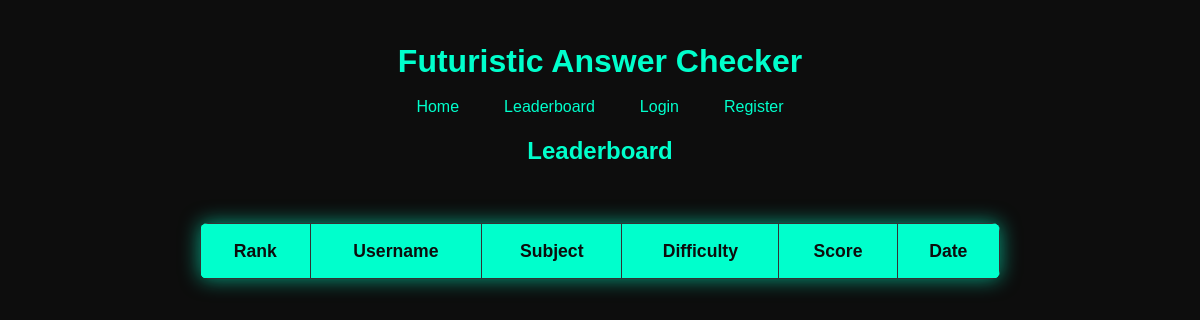
The app's page /leaderboard, older data.
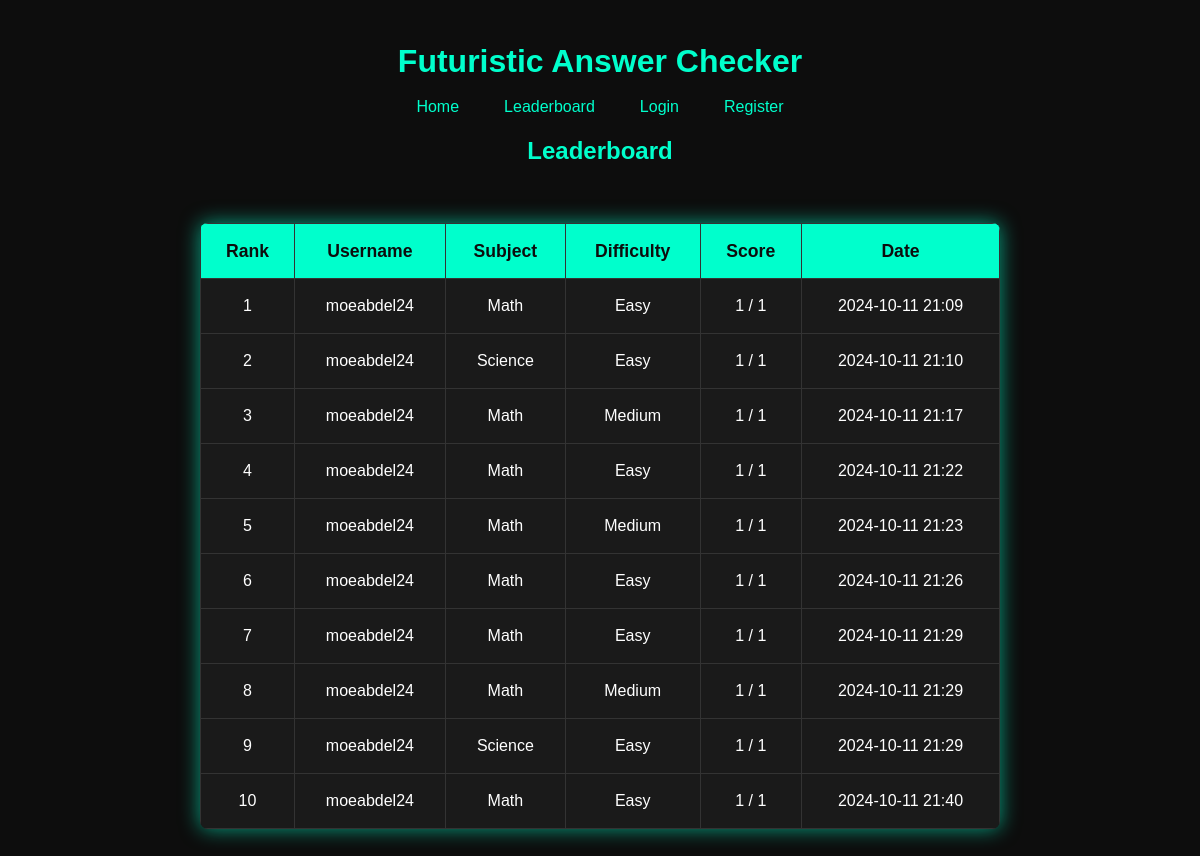
The same page, newer data.
### models.py (models this page shows)
class QuizSession(db.Model):
    id = db.Column(db.Integer, primary_key=True)
    user_id = db.Column(db.Integer, db.ForeignKey('user.id'), nullable=False)
    subject = db.Column(db.String(50), nullable=False)
    difficulty = db.Column(db.String(10), nullable=False)
    score = db.Column(db.Integer)
    total_questions = db.Column(db.Integer)
    timestamp = db.Column(db.DateTime)

class User(db.Model):
    id = db.Column(db.Integer, primary_key=True)
    username = db.Column(db.String(50), unique=True, nullable=False)
    password = db.Column(db.String(200), nullable=False)
    quizzes = db.relationship('QuizSession', backref='user', lazy=True)

### app.py (the view)
@app.route('/leaderboard')
def leaderboard():
    leaderboard_data = QuizSession.query.order_by(QuizSession.score.desc()).limit(10).all()
    return render_template('leaderboard.html', leaderboard=leaderboard_data)

### templates/leaderboard.html
{% extends "base.html" %}
{% block content %}
    <h2>Leaderboard</h2>
    <div class="leaderboard-container">
        <table class="leaderboard-table">
            <thead>
                <tr>
                    <th>Rank</th>
                    <th>Username</th>
                    <th>Subject</th>
                    <th>Difficulty</th>
                    <th>Score</th>
                    <th>Date</th>
                </tr>
            </thead>
            <tbody>
                {% for entry in leaderboard %}
                <tr>
                    <td>{{ loop.index }}</td>
                    <td>{{ entry.user.username }}</td>
                    <td>{{ entry.subject.capitalize() }}</td>
                    <td>{{ entry.difficulty.capitalize() }}</td>
                    <td>{{ entry.score }} / {{ entry.total_questions }}</td>
                    <td>{{ entry.timestamp.strftime("%Y-%m-%d %H:%M") }}</td>
                </tr>
                {% endfor %}
            </tbody>
        </table>
    </div>
{% endblock %}

### templates/base.html (shortened to what this page needs)
<!DOCTYPE html>
<html lang="en">
<head>
    <link rel="stylesheet" href="{{ url_for('static', filename='css/style.css') }}">
</head>
<body>
    <header>
        <h1>Futuristic Answer Checker</h1>
        <nav>
            <ul class="nav-links">
                <li><a href="{{ url_for('index') }}">Home</a></li>
                <li><a href="{{ url_for('leaderboard') }}">Leaderboard</a></li>
                {% if session.get('user_id') %}
                    <li><a href="{{ url_for('profile') }}">Profile</a></li>
                    <li><a href="{{ url_for('logout') }}">Logout</a></li>
                {% else %}
                    <li><a href="{{ url_for('login') }}">Login</a></li>
                    <li><a href="{{ url_for('register') }}">Register</a></li>
                {% endif %}
            </ul>
        </nav>
    </header>
    <main>
        {% block content %}{% endblock %}
    </main>
</body>
</html>

### static/css/style.css (style rules this page uses)
body { background-color: #0d0d0d; color: #00ffcc; font-family: 'Orbitron', sans-serif; text-align: center; padding: 20px; line-height: 1.5em; }
header { margin-bottom: 20px; }
nav { margin-bottom: 15px; }
.nav-links { list-style-type: none; padding: 0; margin: 0; display: flex; justify-content: center; gap: 15px; }
.nav-links li { display: inline; }
.nav-links a { text-decoration: none; color: #00ffcc; padding: 10px 15px; transition: background-color 0.3s, color 0.3s; border-radius: 5px; }
.leaderboard-container { display: flex; justify-content: center; margin: 40px auto; max-width: 90%; }
.leaderboard-table { width: 100%; max-width: 800px; border-collapse: collapse; background-color: #1a1a1a; box-shadow: 0px 0px 20px rgba(0, 255, 204, 0.6); border-radius: 8px; overflow: hidden; }
.leaderboard-table thead { background-color: #00ffcc; color: #0d0d0d; }
.leaderboard-table th, .leaderboard-table td { padding: 15px; text-align: center; border-bottom: 1px solid #333; }
.leaderboard-table th { font-weight: bold; font-size: 1.1em; }
.leaderboard-table td { color: #ffffff; font-size: 1em; }
table { width: 80%; margin: 20px auto; border-collapse: collapse; background-color: #1a1a1a; box-shadow: 0px 0px 20px rgba(0, 255, 204, 0.6); }
table th, table td { padding: 15px; border: 1px solid #333; }
table th { background-color: #00ffcc; color: #0d0d0d; font-weight: bold; }
table td { color: #ffffff; }

Row changes from the older to the newer data that the page shows:
added QuizSession: user.username "moeabdel24", subject "Math", difficulty "Easy", score "1", total_questions "1", timestamp "2024-10-11 21:09"
added QuizSession: user.username "moeabdel24", subject "Science", difficulty "Easy", score "1", total_questions "1", timestamp "2024-10-11 21:10"
added QuizSession: user.username "moeabdel24", subject "Math", difficulty "Medium", score "1", total_questions "1", timestamp "2024-10-11 21:17"
added QuizSession: user.username "moeabdel24", subject "Math", difficulty "Easy", score "1", total_questions "1", timestamp "2024-10-11 21:22"
added QuizSession: user.username "moeabdel24", subject "Math", difficulty "Medium", score "1", total_questions "1", timestamp "2024-10-11 21:23"
added QuizSession: user.username "moeabdel24", subject "Math", difficulty "Easy", score "1", total_questions "1", timestamp "2024-10-11 21:26"
added QuizSession: user.username "moeabdel24", subject "Math", difficulty "Easy", score "1", total_questions "1", timestamp "2024-10-11 21:29"
added QuizSession: user.username "moeabdel24", subject "Math", difficulty "Medium", score "1", total_questions "1", timestamp "2024-10-11 21:29"
added QuizSession: user.username "moeabdel24", subject "Science", difficulty "Easy", score "1", total_questions "1", timestamp "2024-10-11 21:29"
added QuizSession: user.username "moeabdel24", subject "Math", difficulty "Easy", score "1", total_questions "1", timestamp "2024-10-11 21:40"
